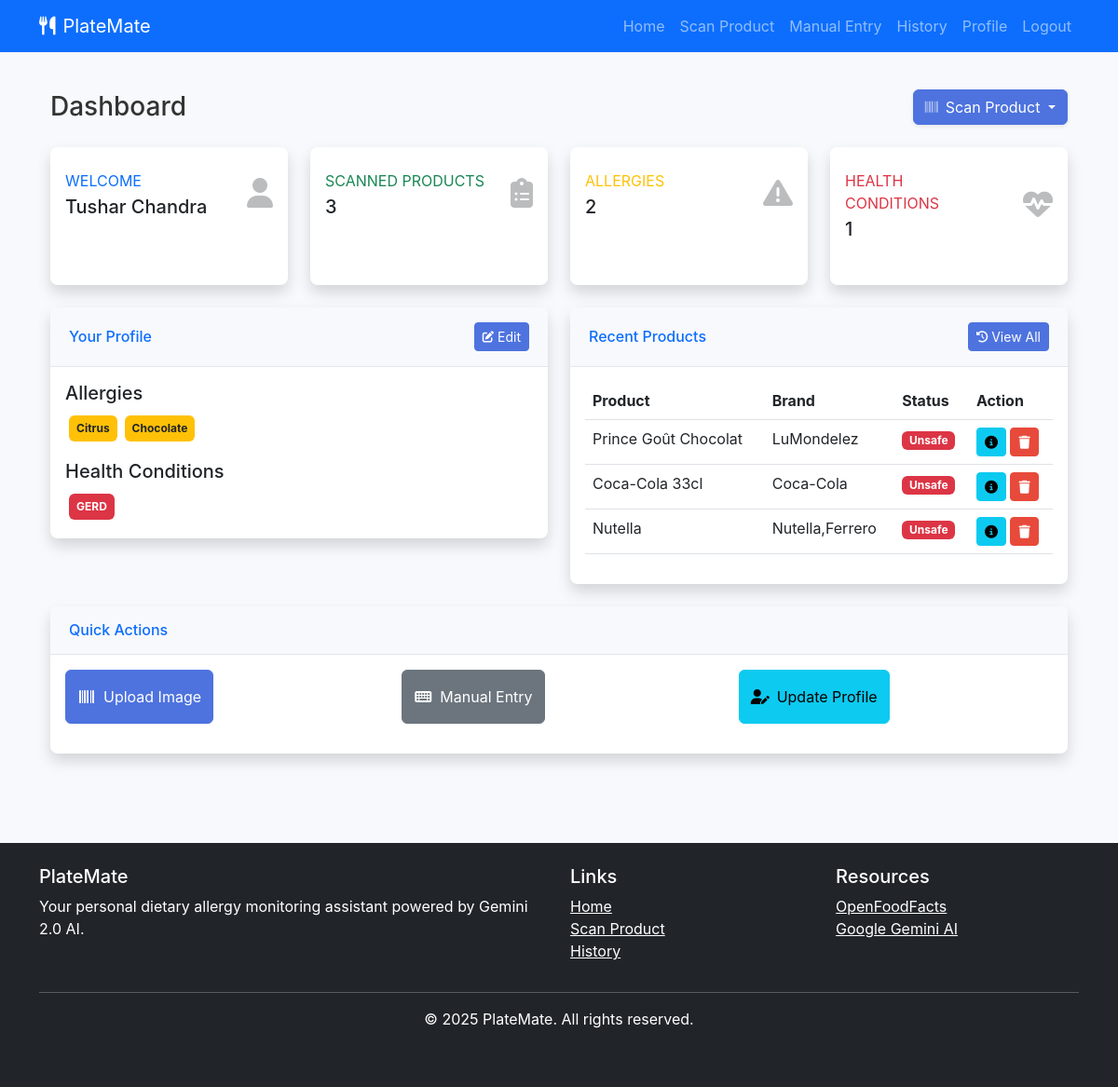
The page / (signed in) on the database as committed earlier.
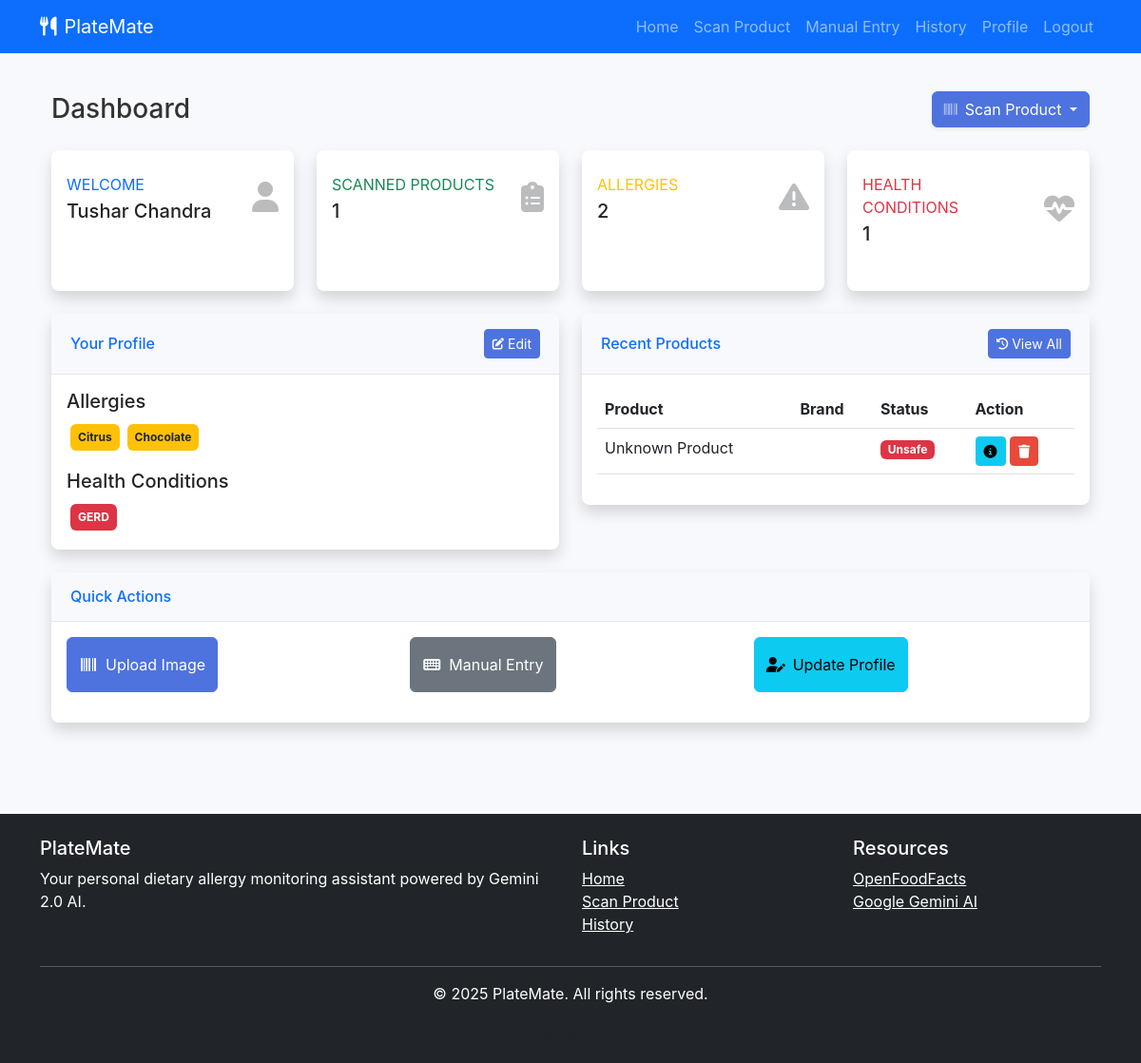
The same page on the database as committed later.
### app.py (models this page shows)
class User(db.Model):
    id = db.Column(db.Integer, primary_key=True)
    username = db.Column(db.String(120), unique=True, nullable=False)
    name = db.Column(db.String(120), nullable=False)
    mobile = db.Column(db.String(20), unique=True, nullable=False)
    age = db.Column(db.Integer, nullable=False)
    allergies = db.Column(db.String(255), default="")
    health_conditions = db.Column(db.String(255), default="")
    saved_products = db.relationship('SavedProduct', backref='user', lazy=True)

class SavedProduct(db.Model):
    id = db.Column(db.Integer, primary_key=True)
    barcode = db.Column(db.String(50), nullable=False)
    title = db.Column(db.String(200), nullable=False)
    brand = db.Column(db.String(100))
    category = db.Column(db.String(100))
    is_safe = db.Column(db.Boolean, default=True)
    user_id = db.Column(db.Integer, db.ForeignKey('user.id'), nullable=False)
    date_added = db.Column(db.DateTime, default=db.func.current_timestamp())

### app.py (the view)
@app.route('/')
def home():
    if 'user_id' in session:
        user = User.query.get(session['user_id'])
        if not user:
            session.clear()
            flash("User not found. Please log in again.", "danger")
            return redirect(url_for('login'))
        recent_products = SavedProduct.query.filter_by(user_id=user.id).order_by(SavedProduct.date_added.desc()).limit(5).all()
        return render_template('dashboard.html', user=user, recent_products=recent_products)
    return render_template('index.html')

### templates/dashboard.html (shortened to what this page needs)
{% extends 'base.html' %}
{% block content %}
<div class="container">
    <div class="d-sm-flex align-items-center justify-content-between mb-4">
        <h1 class="h3 mb-0 text-gray-800">Dashboard</h1>
        <div class="dropdown">
            <button class="btn btn-primary dropdown-toggle shadow-sm" type="button" id="scanDropdown" data-bs-toggle="dropdown" aria-expanded="false">
                <i class="fas fa-barcode fa-sm text-white-50 me-2"></i>Scan Product
            </button>
        </div>
    </div>
    <div class="row">
        <div class="col-xl-3 col-md-6 mb-4">
            <div class="card border-0 shadow h-100 py-2 stat-card stat-primary">
                <div class="card-body">
                    <div class="row no-gutters align-items-center">
                        <div class="col mr-2">
                            <div class="text-xs font-weight-bold text-primary text-uppercase mb-1">
                                Welcome
                            </div>
                            <div class="h5 mb-0 font-weight-bold text-gray-800">{{ user.name }}</div>
                        </div>
                        <div class="col-auto">
                            <i class="fas fa-user fa-2x text-gray-300 stat-icon"></i>
                        </div>
                    </div>
                </div>
            </div>
        </div>
        <div class="col-xl-3 col-md-6 mb-4">
            <div class="card border-0 shadow h-100 py-2 stat-card stat-success">
                <div class="card-body">
                    <div class="row no-gutters align-items-center">
                        <div class="col mr-2">
                            <div class="text-xs font-weight-bold text-success text-uppercase mb-1">
                                Scanned Products
                            </div>
                            <div class="h5 mb-0 font-weight-bold text-gray-800">{{ user.saved_products|length }}</div>
                        </div>
                        <div class="col-auto">
                            <i class="fas fa-clipboard-list fa-2x text-gray-300 stat-icon"></i>
                        </div>
                    </div>
                </div>
            </div>
        </div>
        <div class="col-xl-3 col-md-6 mb-4">
            <div class="card border-0 shadow h-100 py-2 stat-card stat-warning">
                <div class="card-body">
                    <div class="row no-gutters align-items-center">
                        <div class="col mr-2">
                            <div class="text-xs font-weight-bold text-warning text-uppercase mb-1">
                                Allergies
                            </div>
                            <div class="h5 mb-0 font-weight-bold text-gray-800">
                                {{ user.allergies.split(',')|length if user.allergies else 0 }}
                            </div>
                        </div>
                        <div class="col-auto">
                            <i class="fas fa-exclamation-triangle fa-2x text-gray-300 stat-icon"></i>
                        </div>
                    </div>
                </div>
            </div>
        </div>
        <div class="col-xl-3 col-md-6 mb-4">
            <div class="card border-0 shadow h-100 py-2 stat-card stat-danger">
                <div class="card-body">
                    <div class="row no-gutters align-items-center">
                        <div class="col mr-2">
                            <div class="text-xs font-weight-bold text-danger text-uppercase mb-1">
                                Health Conditions
                            </div>
                            <div class="h5 mb-0 font-weight-bold text-gray-800">
                                {{ user.health_conditions.split(',')|length if user.health_conditions else 0 }}
                            </div>
                        </div>
                        <div class="col-auto">
                            <i class="fas fa-heartbeat fa-2x text-gray-300 stat-icon"></i>
                        </div>
                    </div>
                </div>
            </div>
        </div>
    </div>
    <div class="row">
        <div class="col-lg-6">
            <div class="card shadow mb-4">
                <div class="card-header py-3 d-flex flex-row align-items-center justify-content-between">
                    <h6 class="m-0 font-weight-bold text-primary">Your Profile</h6>
                    <a href="{{ url_for('profile') }}" class="btn btn-sm btn-primary">
                         Edit
                    </a>
                </div>
                <div class="card-body">
                    <div class="mb-3">
                        <h5>Allergies</h5>
                        {% if user.allergies %}
                            <div class="d-flex flex-wrap">
                                {% for allergy in user.allergies.split(',') %}
                                    <span class="badge bg-warning text-dark m-1 p-2">{{ allergy.strip() }}</span>
                                {% endfor %}
                            </div>
                        {% else %}
                            <p class="text-muted">No allergies specified</p>
                        {% endif %}
                    </div>
                    <div>
                        <h5>Health Conditions</h5>
                        {% if user.health_conditions %}
                            <div class="d-flex flex-wrap">
                                {% for condition in user.health_conditions.split(',') %}
                                    <span class="badge bg-danger text-white m-1 p-2">{{ condition.strip() }}</span>
                                {% endfor %}
                            </div>
                        {% else %}
                            <p class="text-muted">No health conditions specified</p>
                        {% endif %}
                    </div>
                </div>
            </div>
        </div>
        <div class="col-lg-6">
            <div class="card shadow mb-4">
                <div class="card-header py-3 d-flex flex-row align-items-center justify-content-between">
                    <h6 class="m-0 font-weight-bold text-primary">Recent Products</h6>
                    <a href="{{ url_for('product_history') }}" class="btn btn-sm btn-primary">
                         View All
                    </a>
                </div>
                <div class="card-body">
                    {% if recent_products %}
                        <div class="table-responsive">
                            <table class="table table-hover">
                                <thead>
                                    <tr>
                                        <th>Product</th>
                                        <th>Brand</th>
                                        <th>Status</th>
                                        <th>Action</th>
                                    </tr>
                                </thead>
                                <tbody>
                                    {% for product in recent_products %}
                                        <tr>
                                            <td>{{ product.title }}</td>
                                            <td>{{ product.brand }}</td>
                                            <td>
                                                {% if product.is_safe %}
                                                    <span class="badge bg-success">Safe</span>
                                                {% else %}
                                                    <span class="badge bg-danger">Unsafe</span>
                                                {% endif %}
                                            </td>
                                            <td>
                                                <a href="{{ url_for('product_details', barcode=product.barcode) }}" class="btn btn-sm btn-info">
                                                    <i class="fas fa-info-circle"></i>
                                                </a>
                                                <form action="{{ url_for('delete_product', product_id=product.id) }}" method="POST" class="d-inline" onsubmit="return confirm('Are you sure you want to delete this product from your history?');">
                                                    <button type="submit" class="btn btn-sm btn-danger">
                                                        <i class="fas fa-trash"></i>
                                                    </button>
                                                </form>
                                            </td>
                                        </tr>
                                    {% endfor %}
                                </tbody>
                            </table>
                        </div>
                    {% endif %}
                </div>
            </div>
        </div>
    </div>
    <div class="row">
        <div class="col-12">
            <div class="card shadow mb-4">
                <div class="card-header py-3">
                    <h6 class="m-0 font-weight-bold text-primary">Quick Actions</h6>
                </div>
                <div class="card-body">
                    <div class="row justify-content-center">
                        <div class="col-md-4 mb-3">
                            <a href="{{ url_for('scan_barcode') }}" class="btn btn-primary btn-block py-3">
                                <i class="fas fa-barcode fa-fw me-2"></i>Upload Image
                            </a>
                        </div>
                        <div class="col-md-4 mb-3">
                            <a href="{{ url_for('manual_entry') }}" class="btn btn-secondary btn-block py-3">
                                <i class="fas fa-keyboard fa-fw me-2"></i>Manual Entry
                            </a>
                        </div>
                        <div class="col-md-4 mb-3">
                            <a href="{{ url_for('profile') }}" class="btn btn-info btn-block py-3">
                                <i class="fas fa-user-edit fa-fw me-2"></i>Update Profile
                            </a>
                        </div>
                    </div>
                </div>
            </div>
        </div>
    </div>
</div>
{% endblock %}

### templates/base.html (shortened to what this page needs)
<!DOCTYPE html>
<html lang="en">
<head>
    <link href="https://cdn.jsdelivr.net/npm/bootstrap@5.3.0/dist/css/bootstrap.min.css" rel="stylesheet">
    <link rel="stylesheet" href="https://cdnjs.cloudflare.com/ajax/libs/font-awesome/6.4.0/css/all.min.css">
    <link rel="stylesheet" href="{{ url_for('static', filename='css/style.css') }}">
</head>
<body>
    <nav class="navbar navbar-expand-lg navbar-dark bg-primary">
        <div class="container">
            <a class="navbar-brand" href="{{ url_for('home') }}">
                <i class="fas fa-utensils me-2"></i>PlateMate
            </a>
            <div class="collapse navbar-collapse" id="navbarNav">
                <ul class="navbar-nav ms-auto">
                    <li class="nav-item">
                        <a class="nav-link" href="{{ url_for('home') }}">Home</a>
                    </li>
                    {% if 'user_id' in session %}
                        <li class="nav-item">
                            <a class="nav-link" href="{{ url_for('scan_barcode') }}">Scan Product</a>
                        </li>
                        <li class="nav-item">
                            <a class="nav-link" href="{{ url_for('manual_entry') }}">Manual Entry</a>
                        </li>
                        <li class="nav-item">
                            <a class="nav-link" href="{{ url_for('product_history') }}">History</a>
                        </li>
                        <li class="nav-item">
                            <a class="nav-link" href="{{ url_for('profile') }}">Profile</a>
                        </li>
                        <li class="nav-item">
                            <a class="nav-link" href="{{ url_for('logout') }}">Logout</a>
                        </li>
                    {% endif %}
                </ul>
            </div>
        </div>
    </nav>
    <main class="container py-4">
        {% block content %}{% endblock %}
    </main>
    <footer class="bg-dark text-white py-4 mt-5">
        <div class="container">
            <div class="row">
                <div class="col-md-6">
                    <h5>PlateMate</h5>
                    <p>Your personal dietary allergy monitoring assistant powered by Gemini 2.0 AI.</p>
                </div>
                <div class="col-md-3">
                    <h5>Links</h5>
                    <ul class="list-unstyled">
                        <li><a href="{{ url_for('home') }}" class="text-white">Home</a></li>
                        {% if 'user_id' in session %}
                            <li><a href="{{ url_for('scan_barcode') }}" class="text-white">Scan Product</a></li>
                            <li><a href="{{ url_for('product_history') }}" class="text-white">History</a></li>
                        {% else %}
                            <li><a href="{{ url_for('login') }}" class="text-white">Login</a></li>
                            <li><a href="{{ url_for('register') }}" class="text-white">Register</a></li>
                        {% endif %}
                    </ul>
                </div>
                <div class="col-md-3">
                    <h5>Resources</h5>
                    <ul class="list-unstyled">
                        <li><a href="https://world.openfoodfacts.org/" class="text-white" target="_blank">OpenFoodFacts</a></li>
                        <li><a href="https://ai.google.dev/" class="text-white" target="_blank">Google Gemini AI</a></li>
                    </ul>
                </div>
            </div>
            <hr>
            <div class="text-center">
                <p>&copy; {{ now.year }} PlateMate. All rights reserved.</p>
                <div class="mt-2 small">
                    <a href="{{ url_for('reset_database') }}" class="text-muted">Reset Database</a>
                </div>
            </div>
        </div>
    </footer>
</body>
</html>

Rows that differ between the two databases and show on the page:
removed SavedProduct: title "Prince Goût Chocolat", brand "LuMondelez", is_safe "Unsafe"
removed SavedProduct: title "Coca-Cola 33cl", brand "Coca-Cola", is_safe "Unsafe"
removed SavedProduct: title "Nutella", brand "Nutella,Ferrero", is_safe "Unsafe"
added SavedProduct: title "Unknown Product", is_safe "Unsafe"
Other text that changed with them:
{{ user.saved_products|length }}: "3" → "1"
